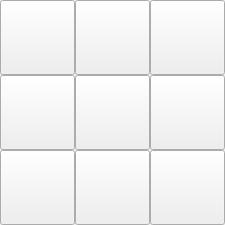
        <widget class="QWidget" name="qwProbeXYButtons" native="true">
         <property name="sizePolicy">
          <sizepolicy hsizetype="Fixed" vsizetype="Fixed">
           <horstretch>0</horstretch>
           <verstretch>0</verstretch>
          </sizepolicy>
         </property>
         <property name="minimumSize">
          <size>
           <width>225</width>
           <height>225</height>
          </size>
         </property>
         <property name="maximumSize">
          <size>
           <width>225</width>
           <height>225</height>
          </size>
         </property>
         <layout class="QGridLayout" name="gridLayout_10">
          <property name="leftMargin">
           <number>0</number>
          </property>
          <property name="topMargin">
           <number>0</number>
          </property>
          <property name="rightMargin">
           <number>0</number>
          </property>
          <property name="bottomMargin">
           <number>0</number>
          </property>
          <property name="spacing">
           <number>0</number>
          </property>
          <item row="0" column="0">
           <widget class="cnQPushButton" name="btnProbeXY_1">
            <property name="sizePolicy">
             <sizepolicy hsizetype="Fixed" vsizetype="Fixed">
              <horstretch>0</horstretch>
              <verstretch>0</verstretch>
             </sizepolicy>
            </property>
            <property name="minimumSize">
             <size>
              <width>75</width>
              <height>75</height>
             </size>
            </property>
            <property name="maximumSize">
             <size>
              <width>75</width>
              <height>75</height>
             </size>
            </property>
            <property name="cursor">
             <cursorShape>PointingHandCursor</cursorShape>
            </property>
            <property name="icon">
             <iconset>
              <normaloff>images/btnProbeOutX+Y-.svg</normaloff>images/btnProbeOutX+Y-.svg</iconset>
            </property>
            <property name="iconSize">
             <size>
              <width>75</width>
              <height>75</height>
             </size>
            </property>
           </widget>
          </item>
          <item row="0" column="1" colspan="2">
           <widget class="cnQPushButton" name="btnProbeXY_2">
            <property name="sizePolicy">
             <sizepolicy hsizetype="Fixed" vsizetype="Fixed">
              <horstretch>0</horstretch>
              <verstretch>0</verstretch>
             </sizepolicy>
            </property>
            <property name="minimumSize">
             <size>
              <width>75</width>
              <height>75</height>
             </size>
            </property>
            <property name="maximumSize">
             <size>
              <width>75</width>
              <height>75</height>
             </size>
            </property>
            <property name="cursor">
             <cursorShape>PointingHandCursor</cursorShape>
            </property>
            <property name="icon">
             <iconset>
              <normaloff>images/btnProbeOutY-.svg</normaloff>images/btnProbeOutY-.svg</iconset>
            </property>
            <property name="iconSize">
             <size>
              <width>75</width>
              <height>75</height>
             </size>
            </property>
           </widget>
          </item>
          <item row="0" column="3">
           <widget class="cnQPushButton" name="btnProbeXY_3">
            <property name="sizePolicy">
             <sizepolicy hsizetype="Fixed" vsizetype="Fixed">
              <horstretch>0</horstretch>
              <verstretch>0</verstretch>
             </sizepolicy>
            </property>
            <property name="minimumSize">
             <size>
              <width>75</width>
              <height>75</height>
             </size>
            </property>
            <property name="maximumSize">
             <size>
              <width>75</width>
              <height>75</height>
             </size>
            </property>
            <property name="cursor">
             <cursorShape>PointingHandCursor</cursorShape>
            </property>
            <property name="icon">
             <iconset>
              <normaloff>images/btnProbeOutX-Y-.svg</normaloff>images/btnProbeOutX-Y-.svg</iconset>
            </property>
            <property name="iconSize">
             <size>
              <width>75</width>
              <height>75</height>
             </size>
            </property>
           </widget>
          </item>
          <item row="1" column="0">
           <widget class="cnQPushButton" name="btnProbeXY_8">
            <property name="sizePolicy">
             <sizepolicy hsizetype="Fixed" vsizetype="Fixed">
              <horstretch>0</horstretch>
              <verstretch>0</verstretch>
             </sizepolicy>
            </property>
            <property name="minimumSize">
             <size>
              <width>75</width>
              <height>75</height>
             </size>
            </property>
            <property name="maximumSize">
             <size>
              <width>75</width>
              <height>75</height>
             </size>
            </property>
            <property name="cursor">
             <cursorShape>PointingHandCursor</cursorShape>
            </property>
            <property name="icon">
             <iconset>
              <normaloff>images/btnProbeOutX+.svg</normaloff>images/btnProbeOutX+.svg</iconset>
            </property>
            <property name="iconSize">
             <size>
              <width>75</width>
              <height>75</height>
             </size>
            </property>
           </widget>
          </item>
          <item row="1" column="1">
           <widget class="cnQPushButton" name="btnProbeXY_0">
            <property name="sizePolicy">
             <sizepolicy hsizetype="Fixed" vsizetype="Fixed">
              <horstretch>0</horstretch>
              <verstretch>0</verstretch>
             </sizepolicy>
            </property>
            <property name="minimumSize">
             <size>
              <width>75</width>
              <height>75</height>
             </size>
            </property>
            <property name="maximumSize">
             <size>
              <width>75</width>
              <height>75</height>
             </size>
            </property>
            <property name="cursor">
             <cursorShape>PointingHandCursor</cursorShape>
            </property>
            <property name="styleSheet">
             <string notr="true"/>
            </property>
            <property name="icon">
             <iconset>
              <normaloff>images/btnProbeInCercle.svg</normaloff>images/btnProbeInCercle.svg</iconset>
            </property>
            <property name="iconSize">
             <size>
              <width>75</width>
              <height>75</height>
             </size>
            </property>
           </widget>
          </item>
          <item row="1" column="2" colspan="2">
           <widget class="cnQPushButton" name="btnProbeXY_4">
            <property name="sizePolicy">
             <sizepolicy hsizetype="Fixed" vsizetype="Fixed">
              <horstretch>0</horstretch>
              <verstretch>0</verstretch>
             </sizepolicy>
            </property>
            <property name="minimumSize">
             <size>
              <width>75</width>
              <height>75</height>
             </size>
            </property>
            <property name="maximumSize">
             <size>
              <width>75</width>
              <height>75</height>
             </size>
            </property>
            <property name="cursor">
             <cursorShape>PointingHandCursor</cursorShape>
            </property>
            <property name="icon">
             <iconset>
              <normaloff>images/btnProbeOutX-.svg</normaloff>images/btnProbeOutX-.svg</iconset>
            </property>
            <property name="iconSize">
             <size>
              <width>75</width>
              <height>75</height>
             </size>
            </property>
           </widget>
          </item>
          <item row="2" column="0">
           <widget class="cnQPushButton" name="btnProbeXY_7">
            <property name="sizePolicy">
             <sizepolicy hsizetype="Fixed" vsizetype="Fixed">
              <horstretch>0</horstretch>
              <verstretch>0</verstretch>
             </sizepolicy>
            </property>
            <property name="minimumSize">
             <size>
              <width>75</width>
              <height>75</height>
             </size>
            </property>
            <property name="maximumSize">
             <size>
              <width>75</width>
              <height>75</height>
             </size>
            </property>
            <property name="cursor">
             <cursorShape>PointingHandCursor</cursorShape>
            </property>
            <property name="icon">
             <iconset>
              <normaloff>images/btnProbeOutX+Y+.svg</normaloff>images/btnProbeOutX+Y+.svg</iconset>
            </property>
            <property name="iconSize">
             <size>
              <width>75</width>
              <height>75</height>
             </size>
            </property>
           </widget>
          </item>
          <item row="2" column="1" colspan="2">
           <widget class="cnQPushButton" name="btnProbeXY_6">
            <property name="sizePolicy">
             <sizepolicy hsizetype="Fixed" vsizetype="Fixed">
              <horstretch>0</horstretch>
              <verstretch>0</verstretch>
             </sizepolicy>
            </property>
            <property name="minimumSize">
             <size>
              <width>75</width>
              <height>75</height>
             </size>
            </property>
            <property name="maximumSize">
             <size>
              <width>75</width>
              <height>75</height>
             </size>
            </property>
            <property name="cursor">
             <cursorShape>PointingHandCursor</cursorShape>
            </property>
            <property name="icon">
             <iconset>
              <normaloff>images/btnProbeOutY+.svg</normaloff>images/btnProbeOutY+.svg</iconset>
            </property>
            <property name="iconSize">
             <size>
              <width>75</width>
              <height>75</height>
             </size>
            </property>
           </widget>
          </item>
          <item row="2" column="3">
           <widget class="cnQPushButton" name="btnProbeXY_5">
            <property name="sizePolicy">
             <sizepolicy hsizetype="Fixed" vsizetype="Fixed">
              <horstretch>0</horstretch>
              <verstretch>0</verstretch>
             </sizepolicy>
            </property>
            <property name="minimumSize">
             <size>
              <width>75</width>
              <height>75</height>
             </size>
            </property>
            <property name="maximumSize">
             <size>
              <width>75</width>
              <height>75</height>
             </size>
            </property>
            <property name="cursor">
             <cursorShape>PointingHandCursor</cursorShape>
            </property>
            <property name="icon">
             <iconset>
              <normaloff>images/btnProbeOutX-Y+.svg</normaloff>images/btnProbeOutX-Y+.svg</iconset>
            </property>
            <property name="iconSize">
             <size>
              <width>75</width>
              <height>75</height>
             </size>
            </property>
           </widget>
          </item>
         </layout>
        </widget>
